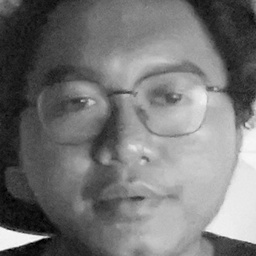
#> input picture dataset/User.1.10.jpg, 256 x 256 px, shrunk from 331 x 331 before the run; its folder holds only this picture in this run
$ python hog_with_dataset.py
#> lines starting #> are read from the running program, lines starting #| are printed output that depends on the picture
#> further down, image is the input picture: PIL image 256x256 L; min 0, max 253, mean 117.3
import os
import numpy as np
from PIL import Image

# Fungsi untuk menghitung gradien
def compute_gradients(image):
    gray_image = np.array(image.convert('L'))

    gx = np.zeros(gray_image.shape)
    gy = np.zeros(gray_image.shape)

    sobel_x = np.array([[-1, 0, 1],
                        [-2, 0, 2],
                        [-1, 0, 1]])

    sobel_y = np.array([[1, 2, 1],
                        [0, 0, 0],
                        [-1, -2, -1]])

    for i in range(1, gray_image.shape[0] - 1):
        for j in range(1, gray_image.shape[1] - 1):
            gx[i, j] = np.sum(sobel_x * gray_image[i-1:i+2, j-1:j+2])
            gy[i, j] = np.sum(sobel_y * gray_image[i-1:i+2, j-1:j+2])
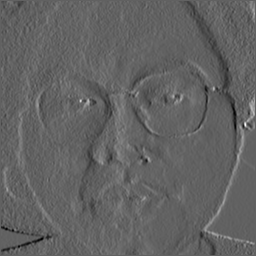
#> gx: shape (256, 256) float64; min -310, max 497, mean 3.1; drawn with min black and max white
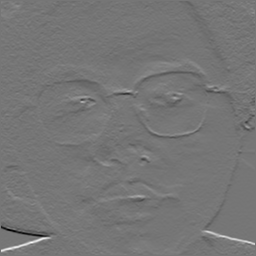
#> gy: shape (256, 256) float64; min -774, max 895, mean -0.3; drawn with min black and max white

    return gx, gy

# Fungsi untuk menghitung fitur HOG
def compute_hog_features(gx, gy, cell_size=8):
#> called with cell_size = 8
    height, width = gx.shape
#> height = 256; width = 256
    hog_features = []

    for i in range(0, height // cell_size):
        for j in range(0, width // cell_size):
            cell_gx = gx[i*cell_size:(i+1)*cell_size, j*cell_size:(j+1)*cell_size]
            cell_gy = gy[i*cell_size:(i+1)*cell_size, j*cell_size:(j+1)*cell_size]

            magnitude = np.sqrt(cell_gx**2 + cell_gy**2)
            angle = np.arctan2(cell_gy, cell_gx) * (180.0 / np.pi) % 180

            hist = np.zeros(9)
            for k in range(cell_size):
                for l in range(cell_size):
                    bin_index = int(angle[k, l] // 20)
                    hist[bin_index] += magnitude[k, l]

            hog_features.append(hist)
#> after the loop, hog_features = 1024 items

    return np.array(hog_features).flatten()

# Fungsi untuk mendeteksi wajah
def detect_faces(image, window_size=(64, 128)):
    gx, gy = compute_gradients(image)
    hog_features = compute_hog_features(gx, gy)
#> hog_features = 9216 values, max 12575 at index 8401, min 0 at index 9, mean 266.9

    detected_faces = []
    for i in range(0, image.size[1] - window_size[1], 10):
        for j in range(0, image.size[0] - window_size[0], 10):
            window = image.crop((j, i, j + window_size[0], i + window_size[1]))
            window_gx, window_gy = compute_gradients(window)
            window_hog = compute_hog_features(window_gx, window_gy)

            if np.sum(window_hog) > 100:  # Threshold bisa disesuaikan
                detected_faces.append((j, i, window_size[0], window_size[1]))
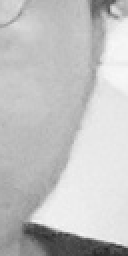
#> window: PIL image 64x128 L (shown 2 times larger); min 34, max 248, mean 194.2
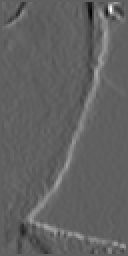
#> window_gx: shape (128, 64) float64 (shown 2 times larger); min -303, max 497, mean 5; drawn with min black and max white

    return detected_faces

# Menggunakan gambar dari dataset
dataset_path = 'dataset/'  # Path ke folder dataset
images = [f for f in os.listdir(dataset_path) if f.endswith('.jpg')]  # Ambil semua file .jpg

for image_name in images:
    image_path = os.path.join(dataset_path, image_name)
    image = Image.open(image_path)
    detected_faces = detect_faces(image)

    # Tampilkan hasil
    for (x, y, w, h) in detected_faces:
        print(f'Detected face in {image_name} at: x={x}, y={y}, width={w}, height={h}')
#> this loop made 260 passes
#| Detected face in User.1.10.jpg at: x=0, y=0, width=64, height=128
#| Detected face in User.1.10.jpg at: x=10, y=0, width=64, height=128
#| Detected face in User.1.10.jpg at: x=20, y=0, width=64, height=128
#| Detected face in User.1.10.jpg at: x=30, y=0, width=64, height=128
#| Detected face in User.1.10.jpg at: x=40, y=0, width=64, height=128
#| Detected face in User.1.10.jpg at: x=50, y=0, width=64, height=128
#| Detected face in User.1.10.jpg at: x=60, y=0, width=64, height=128
#| Detected face in User.1.10.jpg at: x=70, y=0, width=64, height=128
#> (further printed lines are left out)
